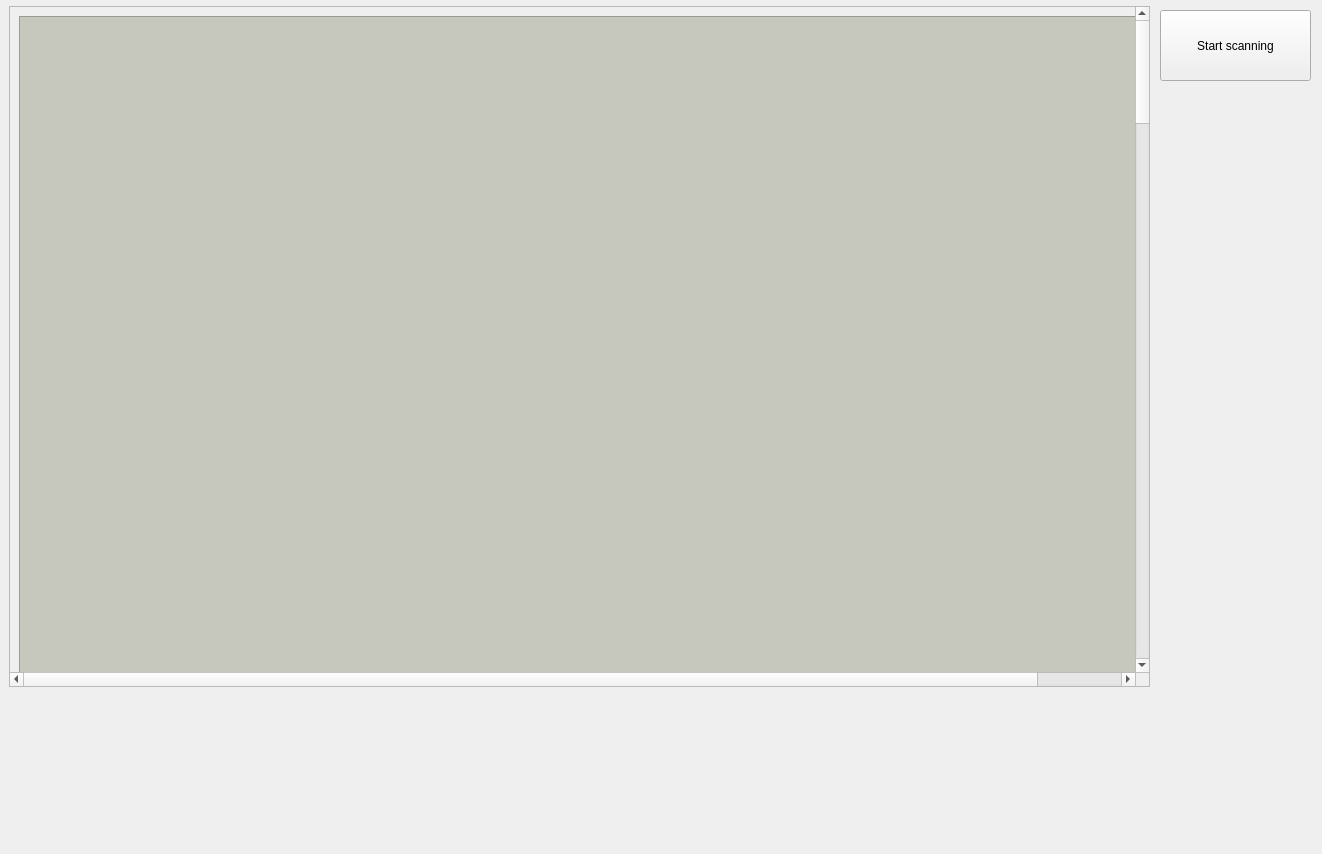
<?xml version="1.0" encoding="UTF-8"?>
<ui version="4.0">
 <class>Scanner</class>
 <widget class="QWidget" name="Scanner">
  <property name="enabled">
   <bool>true</bool>
  </property>
  <property name="geometry">
   <rect>
    <x>0</x>
    <y>0</y>
    <width>1322</width>
    <height>854</height>
   </rect>
  </property>
  <property name="windowTitle">
   <string>Form</string>
  </property>
  <widget class="QPushButton" name="pushButton">
   <property name="geometry">
    <rect>
     <x>1160</x>
     <y>10</y>
     <width>151</width>
     <height>71</height>
    </rect>
   </property>
   <property name="text">
    <string>Start scanning</string>
   </property>
  </widget>
  <widget class="QLabel" name="label_2">
   <property name="geometry">
    <rect>
     <x>10</x>
     <y>660</y>
     <width>581</width>
     <height>181</height>
    </rect>
   </property>
   <property name="palette">
    <palette>
     <active>
      <colorrole role="WindowText">
       <brush brushstyle="SolidPattern">
        <color alpha="255">
         <red>0</red>
         <green>0</green>
         <blue>0</blue>
        </color>
       </brush>
      </colorrole>
      <colorrole role="Button">
       <brush brushstyle="SolidPattern">
        <color alpha="255">
         <red>69</red>
         <green>138</green>
         <blue>240</blue>
        </color>
       </brush>
      </colorrole>
      <colorrole role="Light">
       <brush brushstyle="SolidPattern">
        <color alpha="255">
         <red>179</red>
         <green>210</green>
         <blue>255</blue>
        </color>
       </brush>
      </colorrole>
      <colorrole role="Midlight">
       <brush brushstyle="SolidPattern">
        <color alpha="255">
         <red>124</red>
         <green>174</green>
         <blue>247</blue>
        </color>
       </brush>
      </colorrole>
      <colorrole role="Dark">
       <brush brushstyle="SolidPattern">
        <color alpha="255">
         <red>34</red>
         <green>69</green>
         <blue>120</blue>
        </color>
       </brush>
      </colorrole>
      <colorrole role="Mid">
       <brush brushstyle="SolidPattern">
        <color alpha="255">
         <red>46</red>
         <green>92</green>
         <blue>160</blue>
        </color>
       </brush>
      </colorrole>
      <colorrole role="Text">
       <brush brushstyle="SolidPattern">
        <color alpha="255">
         <red>0</red>
         <green>0</green>
         <blue>0</blue>
        </color>
       </brush>
      </colorrole>
      <colorrole role="BrightText">
       <brush brushstyle="SolidPattern">
        <color alpha="255">
         <red>255</red>
         <green>255</green>
         <blue>255</blue>
        </color>
       </brush>
      </colorrole>
      <colorrole role="ButtonText">
       <brush brushstyle="SolidPattern">
        <color alpha="255">
         <red>0</red>
         <green>0</green>
         <blue>0</blue>
        </color>
       </brush>
      </colorrole>
      <colorrole role="Base">
       <brush brushstyle="SolidPattern">
        <color alpha="255">
         <red>255</red>
         <green>255</green>
         <blue>255</blue>
        </color>
       </brush>
      </colorrole>
      <colorrole role="Window">
       <brush brushstyle="SolidPattern">
        <color alpha="255">
         <red>69</red>
         <green>138</green>
         <blue>240</blue>
        </color>
       </brush>
      </colorrole>
      <colorrole role="Shadow">
       <brush brushstyle="SolidPattern">
        <color alpha="255">
         <red>0</red>
         <green>0</green>
         <blue>0</blue>
        </color>
       </brush>
      </colorrole>
      <colorrole role="AlternateBase">
       <brush brushstyle="SolidPattern">
        <color alpha="255">
         <red>162</red>
         <green>196</green>
         <blue>247</blue>
        </color>
       </brush>
      </colorrole>
      <colorrole role="ToolTipBase">
       <brush brushstyle="SolidPattern">
        <color alpha="255">
         <red>255</red>
         <green>255</green>
         <blue>220</blue>
        </color>
       </brush>
      </colorrole>
      <colorrole role="ToolTipText">
       <brush brushstyle="SolidPattern">
        <color alpha="255">
         <red>0</red>
         <green>0</green>
         <blue>0</blue>
        </color>
       </brush>
      </colorrole>
     </active>
     <inactive>
      <colorrole role="WindowText">
       <brush brushstyle="SolidPattern">
        <color alpha="255">
         <red>0</red>
         <green>0</green>
         <blue>0</blue>
        </color>
       </brush>
      </colorrole>
      <colorrole role="Button">
       <brush brushstyle="SolidPattern">
        <color alpha="255">
         <red>69</red>
         <green>138</green>
         <blue>240</blue>
        </color>
       </brush>
      </colorrole>
      <colorrole role="Light">
       <brush brushstyle="SolidPattern">
        <color alpha="255">
         <red>179</red>
         <green>210</green>
         <blue>255</blue>
        </color>
       </brush>
      </colorrole>
      <colorrole role="Midlight">
       <brush brushstyle="SolidPattern">
        <color alpha="255">
         <red>124</red>
         <green>174</green>
         <blue>247</blue>
        </color>
       </brush>
      </colorrole>
      <colorrole role="Dark">
       <brush brushstyle="SolidPattern">
        <color alpha="255">
         <red>34</red>
         <green>69</green>
         <blue>120</blue>
        </color>
       </brush>
      </colorrole>
      <colorrole role="Mid">
       <brush brushstyle="SolidPattern">
        <color alpha="255">
         <red>46</red>
         <green>92</green>
         <blue>160</blue>
        </color>
       </brush>
      </colorrole>
      <colorrole role="Text">
       <brush brushstyle="SolidPattern">
        <color alpha="255">
         <red>0</red>
         <green>0</green>
         <blue>0</blue>
        </color>
       </brush>
      </colorrole>
      <colorrole role="BrightText">
       <brush brushstyle="SolidPattern">
        <color alpha="255">
         <red>255</red>
         <green>255</green>
         <blue>255</blue>
        </color>
       </brush>
      </colorrole>
      <colorrole role="ButtonText">
       <brush brushstyle="SolidPattern">
        <color alpha="255">
         <red>0</red>
         <green>0</green>
         <blue>0</blue>
        </color>
       </brush>
      </colorrole>
      <colorrole role="Base">
       <brush brushstyle="SolidPattern">
        <color alpha="255">
         <red>255</red>
         <green>255</green>
         <blue>255</blue>
        </color>
       </brush>
      </colorrole>
      <colorrole role="Window">
       <brush brushstyle="SolidPattern">
        <color alpha="255">
         <red>69</red>
         <green>138</green>
         <blue>240</blue>
        </color>
       </brush>
      </colorrole>
      <colorrole role="Shadow">
       <brush brushstyle="SolidPattern">
        <color alpha="255">
         <red>0</red>
         <green>0</green>
         <blue>0</blue>
        </color>
       </brush>
      </colorrole>
      <colorrole role="AlternateBase">
       <brush brushstyle="SolidPattern">
        <color alpha="255">
         <red>162</red>
         <green>196</green>
         <blue>247</blue>
        </color>
       </brush>
      </colorrole>
      <colorrole role="ToolTipBase">
       <brush brushstyle="SolidPattern">
        <color alpha="255">
         <red>255</red>
         <green>255</green>
         <blue>220</blue>
        </color>
       </brush>
      </colorrole>
      <colorrole role="ToolTipText">
       <brush brushstyle="SolidPattern">
        <color alpha="255">
         <red>0</red>
         <green>0</green>
         <blue>0</blue>
        </color>
       </brush>
      </colorrole>
     </inactive>
     <disabled>
      <colorrole role="WindowText">
       <brush brushstyle="SolidPattern">
        <color alpha="255">
         <red>34</red>
         <green>69</green>
         <blue>120</blue>
        </color>
       </brush>
      </colorrole>
      <colorrole role="Button">
       <brush brushstyle="SolidPattern">
        <color alpha="255">
         <red>69</red>
         <green>138</green>
         <blue>240</blue>
        </color>
       </brush>
      </colorrole>
      <colorrole role="Light">
       <brush brushstyle="SolidPattern">
        <color alpha="255">
         <red>179</red>
         <green>210</green>
         <blue>255</blue>
        </color>
       </brush>
      </colorrole>
      <colorrole role="Midlight">
       <brush brushstyle="SolidPattern">
        <color alpha="255">
         <red>124</red>
         <green>174</green>
         <blue>247</blue>
        </color>
       </brush>
      </colorrole>
      <colorrole role="Dark">
       <brush brushstyle="SolidPattern">
        <color alpha="255">
         <red>34</red>
         <green>69</green>
         <blue>120</blue>
        </color>
       </brush>
      </colorrole>
      <colorrole role="Mid">
       <brush brushstyle="SolidPattern">
        <color alpha="255">
         <red>46</red>
         <green>92</green>
         <blue>160</blue>
        </color>
       </brush>
      </colorrole>
      <colorrole role="Text">
       <brush brushstyle="SolidPattern">
        <color alpha="255">
         <red>34</red>
         <green>69</green>
         <blue>120</blue>
        </color>
       </brush>
      </colorrole>
      <colorrole role="BrightText">
       <brush brushstyle="SolidPattern">
        <color alpha="255">
         <red>255</red>
         <green>255</green>
         <blue>255</blue>
        </color>
       </brush>
      </colorrole>
      <colorrole role="ButtonText">
       <brush brushstyle="SolidPattern">
        <color alpha="255">
         <red>34</red>
         <green>69</green>
         <blue>120</blue>
        </color>
       </brush>
      </colorrole>
      <colorrole role="Base">
       <brush brushstyle="SolidPattern">
        <color alpha="255">
         <red>69</red>
         <green>138</green>
         <blue>240</blue>
        </color>
       </brush>
      </colorrole>
      <colorrole role="Window">
       <brush brushstyle="SolidPattern">
        <color alpha="255">
         <red>69</red>
         <green>138</green>
         <blue>240</blue>
        </color>
       </brush>
      </colorrole>
      <colorrole role="Shadow">
       <brush brushstyle="SolidPattern">
        <color alpha="255">
         <red>0</red>
         <green>0</green>
         <blue>0</blue>
        </color>
       </brush>
      </colorrole>
      <colorrole role="AlternateBase">
       <brush brushstyle="SolidPattern">
        <color alpha="255">
         <red>69</red>
         <green>138</green>
         <blue>240</blue>
        </color>
       </brush>
      </colorrole>
      <colorrole role="ToolTipBase">
       <brush brushstyle="SolidPattern">
        <color alpha="255">
         <red>255</red>
         <green>255</green>
         <blue>220</blue>
        </color>
       </brush>
      </colorrole>
      <colorrole role="ToolTipText">
       <brush brushstyle="SolidPattern">
        <color alpha="255">
         <red>0</red>
         <green>0</green>
         <blue>0</blue>
        </color>
       </brush>
      </colorrole>
     </disabled>
    </palette>
   </property>
   <property name="font">
    <font>
     <italic>false</italic>
    </font>
   </property>
   <property name="text">
    <string/>
   </property>
  </widget>
  <widget class="QScrollArea" name="scrollArea">
   <property name="geometry">
    <rect>
     <x>9</x>
     <y>6</y>
     <width>1141</width>
     <height>681</height>
    </rect>
   </property>
   <property name="widgetResizable">
    <bool>true</bool>
   </property>
   <widget class="QWidget" name="scrollAreaWidgetContents">
    <property name="geometry">
     <rect>
      <x>0</x>
      <y>0</y>
      <width>1222</width>
      <height>100022</height>
     </rect>
    </property>
    <layout class="QGridLayout" name="gridLayout">
     <item row="0" column="0">
      <widget class="QPlainTextEdit" name="plainTextEdit">
       <property name="enabled">
        <bool>false</bool>
       </property>
       <property name="minimumSize">
        <size>
         <width>1200</width>
         <height>100000</height>
        </size>
       </property>
       <property name="styleSheet">
        <string notr="true">background-color: rgb(198, 199, 189);</string>
       </property>
      </widget>
     </item>
    </layout>
   </widget>
  </widget>
 </widget>
 <resources/>
 <connections/>
</ui>
